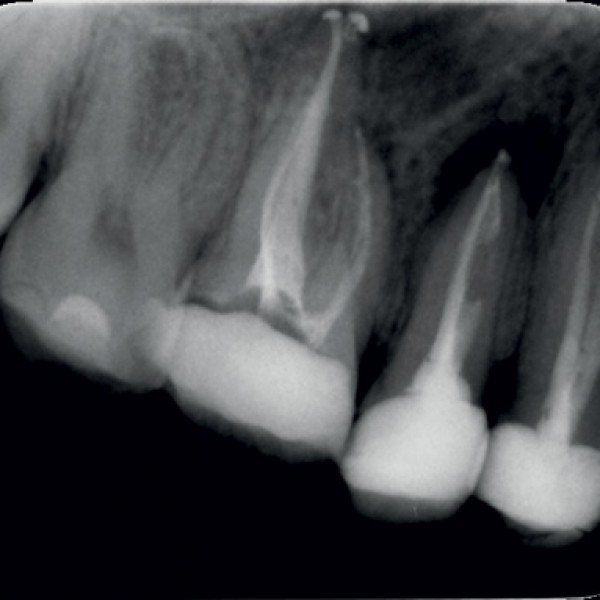
#> input picture Morphological image operations/teeth.jpg, 600 x 600 px
$ python TeethSegmentation.py
#> lines starting #> are read from the running program, lines starting #| are printed output that depends on the picture; after the words box and inside, x2 and y2 are one past the last pixel; in counts of white or black regions, pixels touching at a corner belong together
import skimage as sk
from skimage import feature
import scipy as sc
import numpy as np
import os
import matplotlib.pyplot as plt
import cv2
from skimage.morphology import disk,binary_dilation, binary_closing, binary_erosion, star, diamond, octagon, rectangle, square, erosion, dilation, skeletonize
img = sk.io.imread('teeth.jpg', True)
#> img: shape (600, 600) float64; min 0, max 0.969, mean 0.282
grey = img.copy()
img_t = cv2.threshold(255*grey, 160, 170, cv2.THRESH_BINARY_INV)[1]
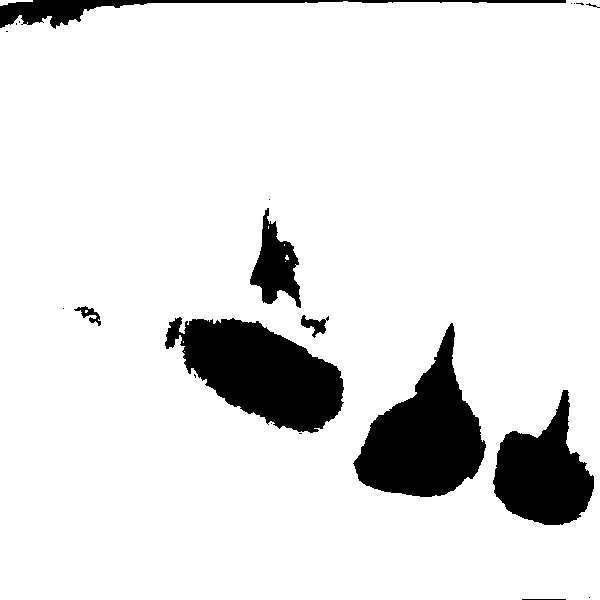
#> img_t: shape (600, 600) float64; values 0 (black) and 170 (white), 89.3% white; 21 black regions (12 under 20 px), largest, box (x1, y1, x2, y2) and area: (165, 317, 344, 433) 12328, (353, 323, 486, 497) 11843, (493, 390, 594, 525) 7843
img_tmp  = 255 -img_t
plt.axis('off')
plt.imshow(img_tmp, cmap='gray')
plt.show()
img_e = binary_dilation(img_t, rectangle(2,3))
#> img_e: shape (600, 600) bool; 90.1% white; 14 black regions (5 under 20 px), largest, box (x1, y1, x2, y2) and area: (166, 318, 343, 432) 11734, (355, 324, 485, 496) 11343, (494, 390, 593, 524) 7434
img_tmp  = 255- 255*img_e
plt.imshow(img_tmp, cmap='gray')
plt.show()
img_e = binary_closing(img_e, rectangle(8,2))
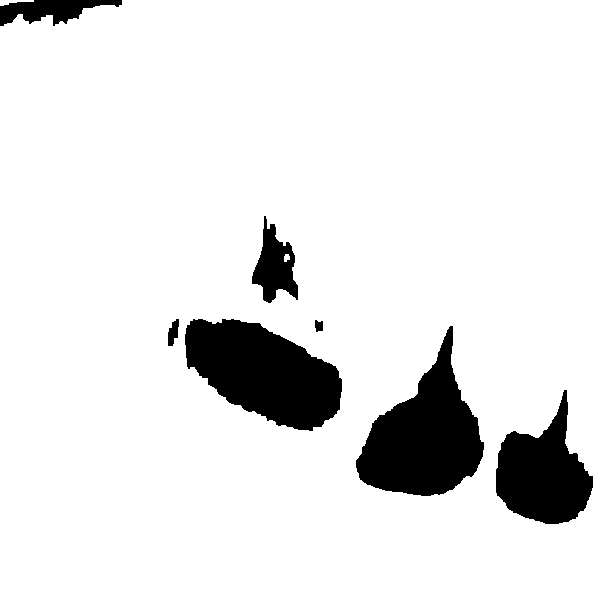
#> img_e: shape (600, 600) bool; 90.5% white; 7 black regions, largest, box (x1, y1, x2, y2) and area: (185, 319, 342, 431) 11434, (356, 326, 484, 496) 11307, (496, 390, 593, 524) 7408
img_tmp  = 255- 255*img_e
plt.imshow(img_tmp, cmap='gray')
plt.show()
img_e = binary_dilation(img_e, octagon(10,2))
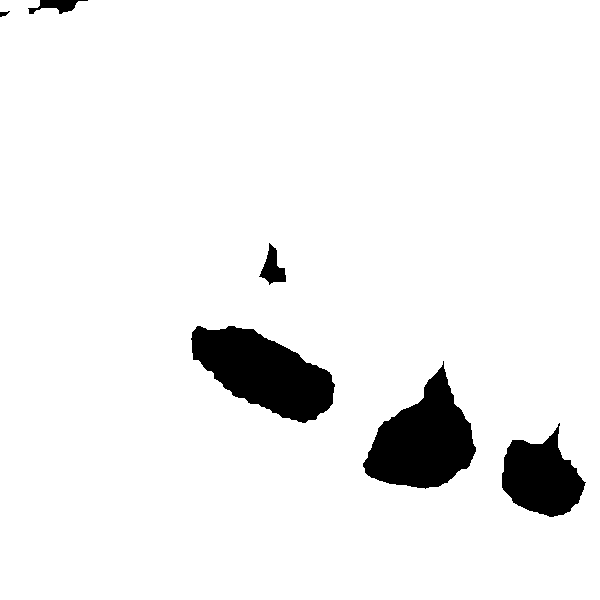
#> img_e: shape (600, 600) bool; 93.9% white; 6 black regions, box (x1, y1, x2, y2) and area: (191, 326, 335, 423) 8283, (363, 361, 476, 489) 7978, (502, 423, 586, 517) 4803, (259, 243, 286, 285) 553, (28, 0, 88, 14) 411, (0, 11, 10, 17) 34
img_tmp  = 255- 255*img_e
plt.imshow(img_tmp, cmap='gray')
plt.show()

img_e = binary_dilation(img_e, star(8))
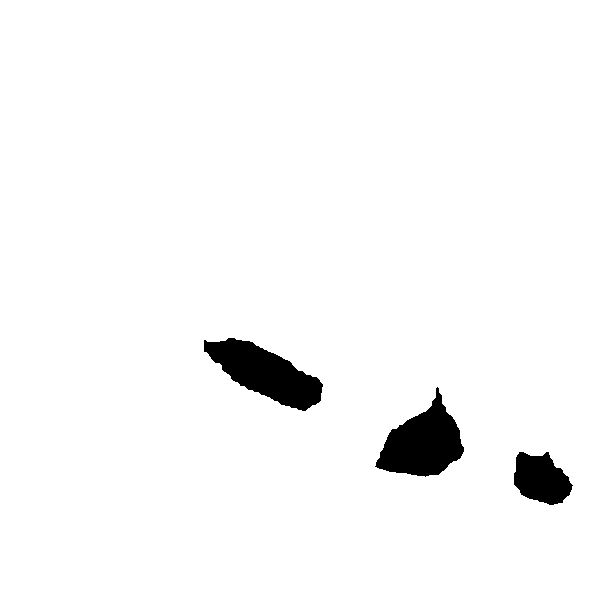
#> img_e: shape (600, 600) bool; 97% white; 3 black regions, box (x1, y1, x2, y2) and area: (204, 338, 323, 411) 4401, (375, 387, 464, 477) 4325, (514, 452, 573, 505) 2187
img_tmp  = 255- 255*img_e
plt.imshow(img_tmp, cmap='gray')
plt.show()
for i in range(3):
    img_e = binary_erosion(img_e, star(3 + i))
#> this loop made 3 passes
#> pass 1, `img_e = binary_erosion(img_e, star(3 + i))`:
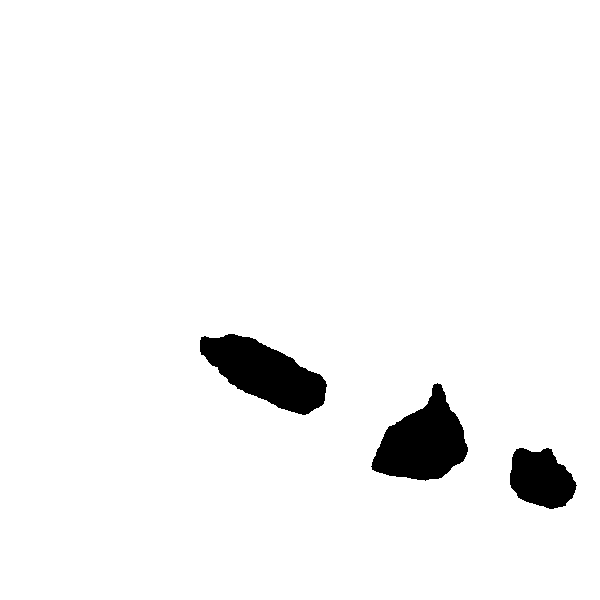
#> img_e: shape (600, 600) bool; 96.1% white; 3 black regions, box (x1, y1, x2, y2) and area: (200, 334, 327, 415) 5681, (371, 383, 468, 481) 5508, (510, 448, 577, 509) 2976
#> pass 2, `img_e = binary_erosion(img_e, star(3 + i))`:
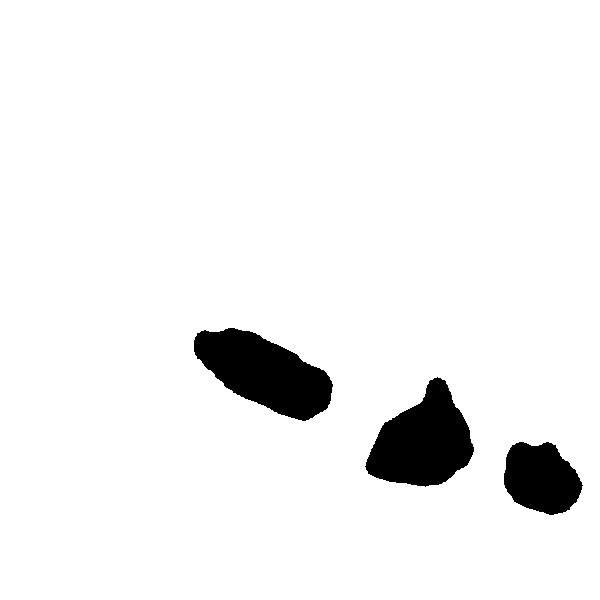
#> img_e: shape (600, 600) bool; 94.7% white; 3 black regions, box (x1, y1, x2, y2) and area: (194, 328, 333, 421) 7614, (365, 377, 474, 487) 7320, (504, 442, 583, 515) 4253
#> pass 3, `img_e = binary_erosion(img_e, star(3 + i))`:
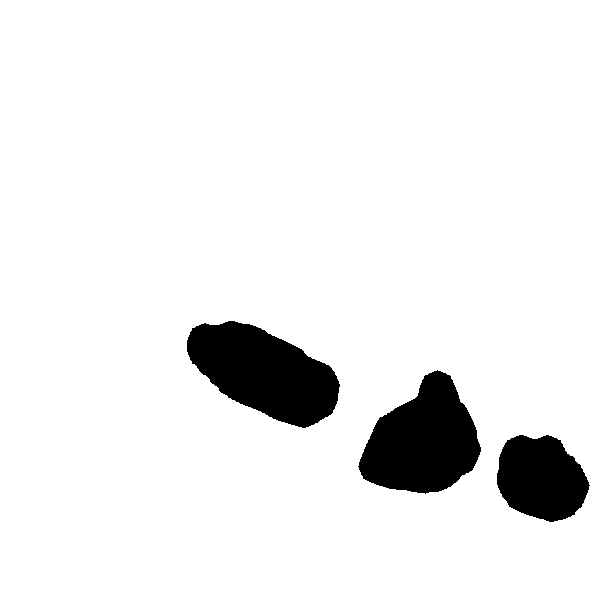
#> img_e: shape (600, 600) bool; 92.8% white; 3 black regions, box (x1, y1, x2, y2) and area: (187, 321, 340, 428) 10202, (358, 370, 481, 494) 9752, (497, 435, 590, 522) 6039
img_e  = 255- 255*img_e
plt.imshow(img_e, cmap='gray')
plt.axis('off')
plt.show()
